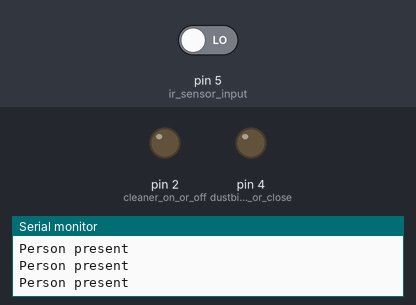
This sketch was run on a simulated Arduino Uno, built with avr-gcc and run on an emulated ATmega328P. On the bench: output pins drawn as LEDs (lit = HIGH), the last lines printed to the serial monitor. The inputs (shaded band) are chosen by the test bench; at power-on: pin 5 (ir_sensor_input) LOW.

Above: at 2.8 s.
2.9 s: pin 5 (ir_sensor_input) driven HIGH
At 6.4 s:
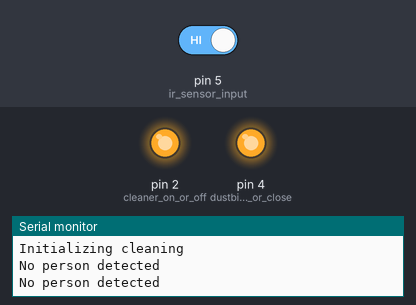
Timing chart, 0 to 7.9 s (numbered marks = the images above; inputs shaded):
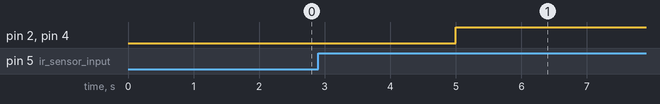

Measured:
- after the input at 2.9 s, pin 2 (cleaner_on_or_off), pin 4 (dustbin_open_or_close): LOW → HIGH after 2.1 s

The sketch:

arduino_code.ino
```cpp
char a = '0';

void setup()
{
    pinMode(2, OUTPUT); // cleaner on or off
    pinMode(4, OUTPUT); // dustbin open or close
    pinMode(5, INPUT);  // ir sensor input
    Serial.begin(9600);
}

void loop()
{
    int irState = digitalRead(5);

    if (irState == HIGH)
    {
        Serial.println("No person detected");
        delay(1000);
        if (a == '1')
        {
            // Customer has left, initialize cleaning
            Serial.println("Initializing cleaning");
            delay(1000);
            digitalWrite(2, HIGH);
            digitalWrite(4, HIGH);
            a = '0';
        }
    }
    else
    {
        Serial.println("Person present");
        delay(1000);
        if (a == '0')
        {
            // Customer has arrived, set flag
            a = '1';
        }
    }
}
```
